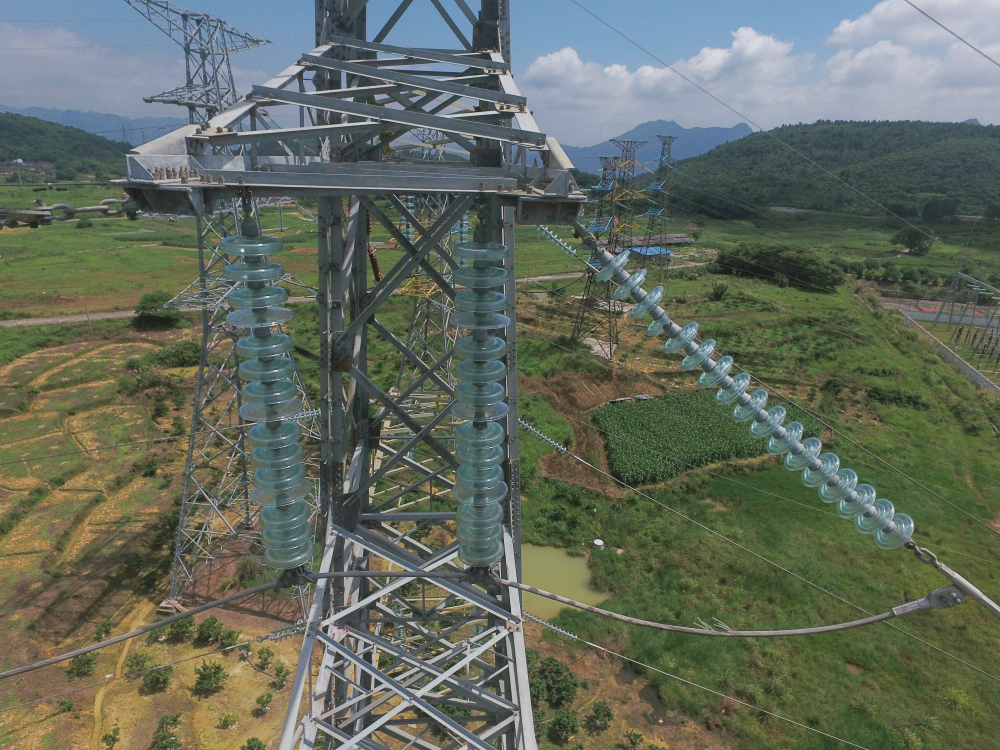
//> input picture code/extractAndRecognition/extractAndRecognition/srcImage/0.jpg, 4000 x 3000 px (shown at 1/4 size); its folder holds 4 pictures in this run
$ ./main   (built with g++ and OpenCV 4)
//> lines starting //> are read from the running program, lines starting //| are printed output that depends on the picture
#include<opencv2\opencv.hpp>
#include<iostream>
#include<cstring>
using namespace cv;
using namespace std;

void HoughTransform(Mat src, Mat& dst, int index);
int main()
{


	int i = 0;
	for (; i < 29; i++)
	{
		//载入原始图片
		string srcFileImage = format("srcImage/%d.jpg", i);
		Mat srcImage = imread(srcFileImage);
//> srcImage is the input picture: 3000 rows x 4000 cols, CV_8UC3; mean B, G, R 93.7, 106.7, 98.9
		resize(srcImage, srcImage, Size(), 0.125, 0.125);
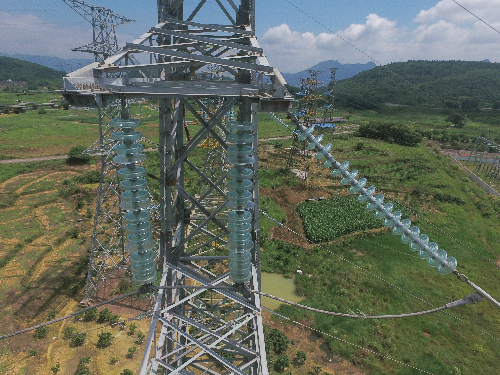
//> srcImage: 375 rows x 500 cols, CV_8UC3; mean B, G, R 93.8, 106.8, 99
		Mat midImage, dstImage;//临时变量和目标图的定义

		//【2】进行边缘检测和转化为灰度图
		Canny(srcImage, midImage, 100, 250, 3);//进行一此canny边缘检测
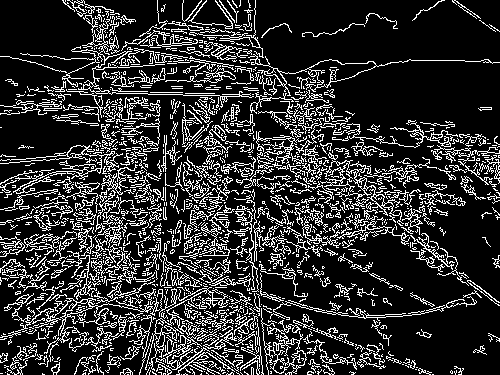
//> midImage: 375 rows x 500 cols, CV_8UC1; 19.1% white in thin lines or dots
		cvtColor(midImage, dstImage, CV_GRAY2BGR);//转化边缘检测后的图为灰度图
//> dstImage: 375 rows x 500 cols, CV_8UC3; 19.1% white in thin lines or dots
		//保存边缘检测图
		string templeImage = format("templeImage/templeImage%d.jpg", i);
		imwrite(templeImage, dstImage);


		HoughTransform(midImage, dstImage,i);
//> in HoughTransform, `HoughLinesP(src, lines, 1, CV_PI / 180, 150, 50, 10);`: lines = 58 lines (x1, y1, x2, y2), first 8: [153, 289, 256, 257], [183, 1, 464, 282], [251, 208, 443, 310], [65, 233, 433, 374], [186, 148, 243, 143], [245, 270, 395, 210], [273, 247, 392, 209], [38, 333, 259, 112]
//> the loop in HoughTransform, `for (size_t i = 0; i < lines.size(); i++)` made 58 passes
//> after the loop in HoughTransform, `for (size_t i = 0; i < lines.size(); i++)`:
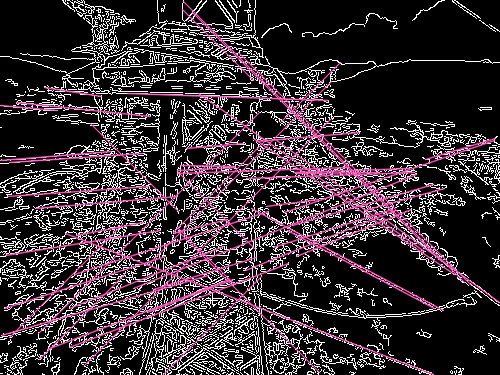
//> dst: 375 rows x 500 cols, CV_8UC3; mean B, G, R 54.6, 48.5, 59


	}
//> pass 2 of the loop `for (; i < 29; i++)`:
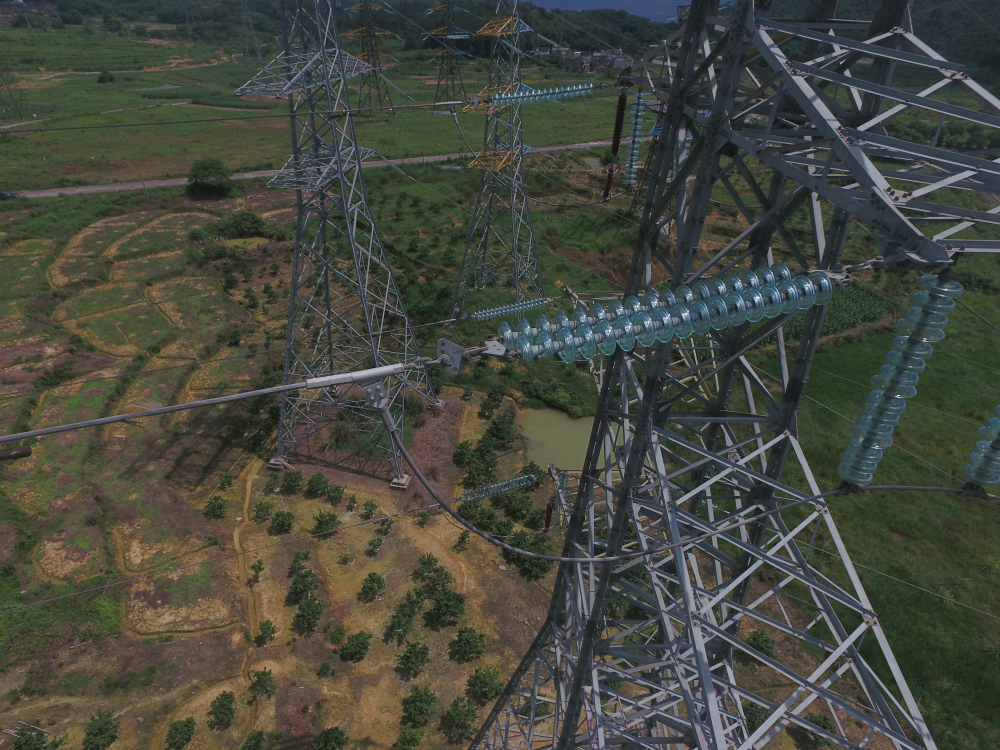
//> input picture code/extractAndRecognition/extractAndRecognition/srcImage/1.jpg, 4000 x 3000 px (shown at 1/4 size)
//> srcImage is the input picture: 3000 rows x 4000 cols, CV_8UC3; mean B, G, R 61.9, 71.7, 69.3
//> srcImage: 375 rows x 500 cols, CV_8UC3
//> `Canny(srcImage, midImage, 100, 250, 3);`:
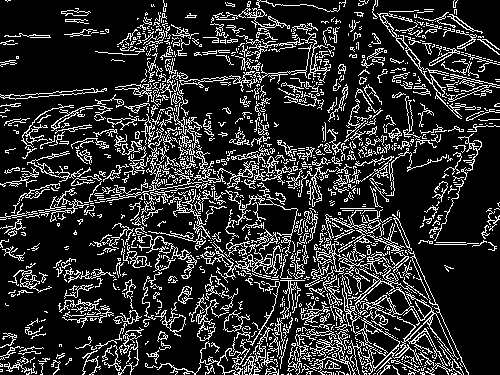
//> midImage: 375 rows x 500 cols, CV_8UC1; 17.7% white in thin lines or dots
//> dstImage: 375 rows x 500 cols, CV_8UC3; 17.7% white in thin lines or dots
//> lines = 40 lines (x1, y1, x2, y2), first 8: [176, 188, 416, 146], [0, 217, 286, 167], [0, 96, 93, 88], [312, 224, 452, 364], [141, 106, 213, 178], [16, 98, 103, 91], [322, 249, 386, 313], [245, 169, 392, 316]
//> the loop in HoughTransform (call 2), `for (size_t i = 0; i < lines.size(); i++)` made 40 passes
//> after the loop in HoughTransform (call 2), `for (size_t i = 0; i < lines.size(); i++)`:
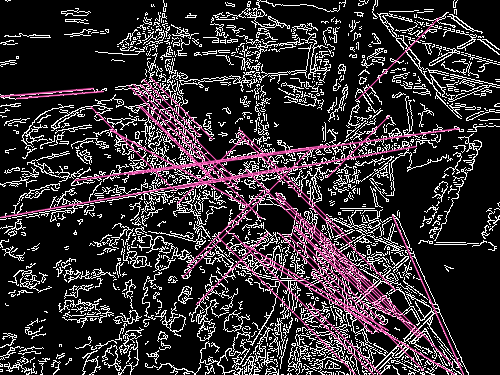
//> dst: 375 rows x 500 cols, CV_8UC3; mean B, G, R 49, 45.2, 51.7
//> i = 1
//> (the run ends here: the program stops with an error, at `resize(srcImage, srcImage, Size(), 0.125, 0.125);`)
